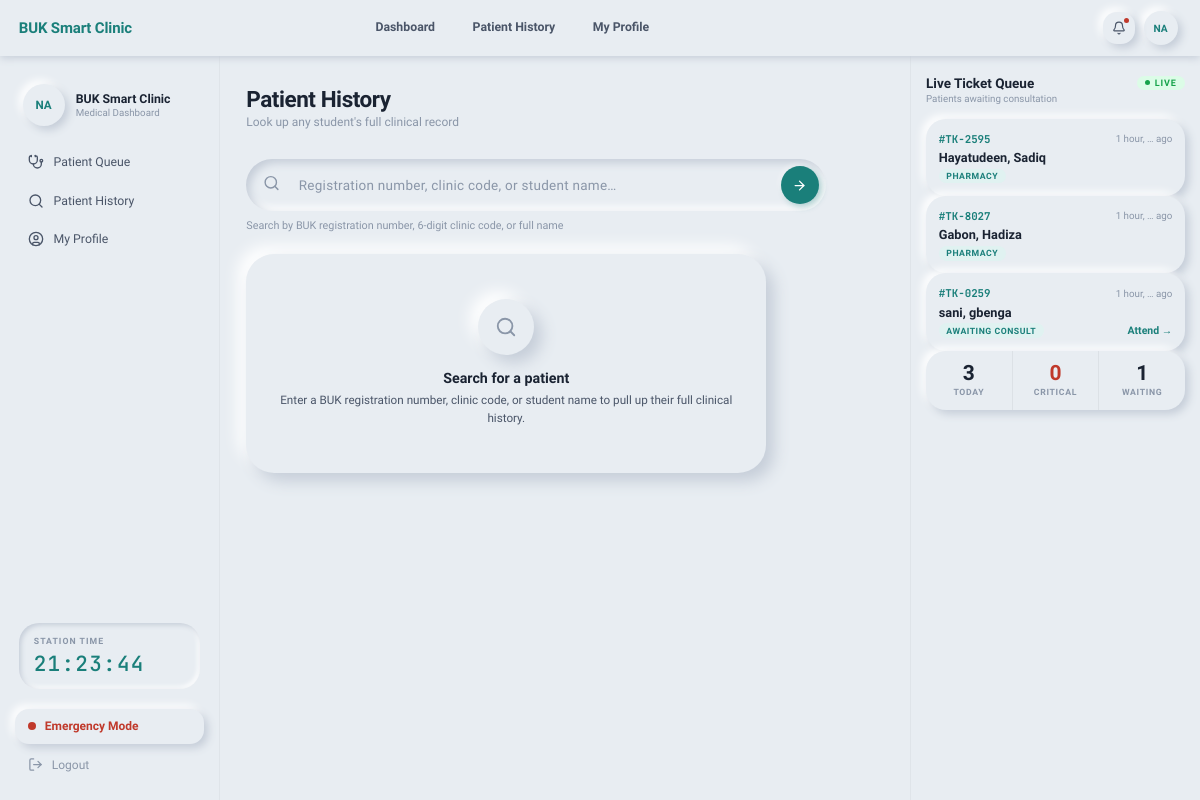
Before: /doctor/patients/search/ (signed in) with the older database file.
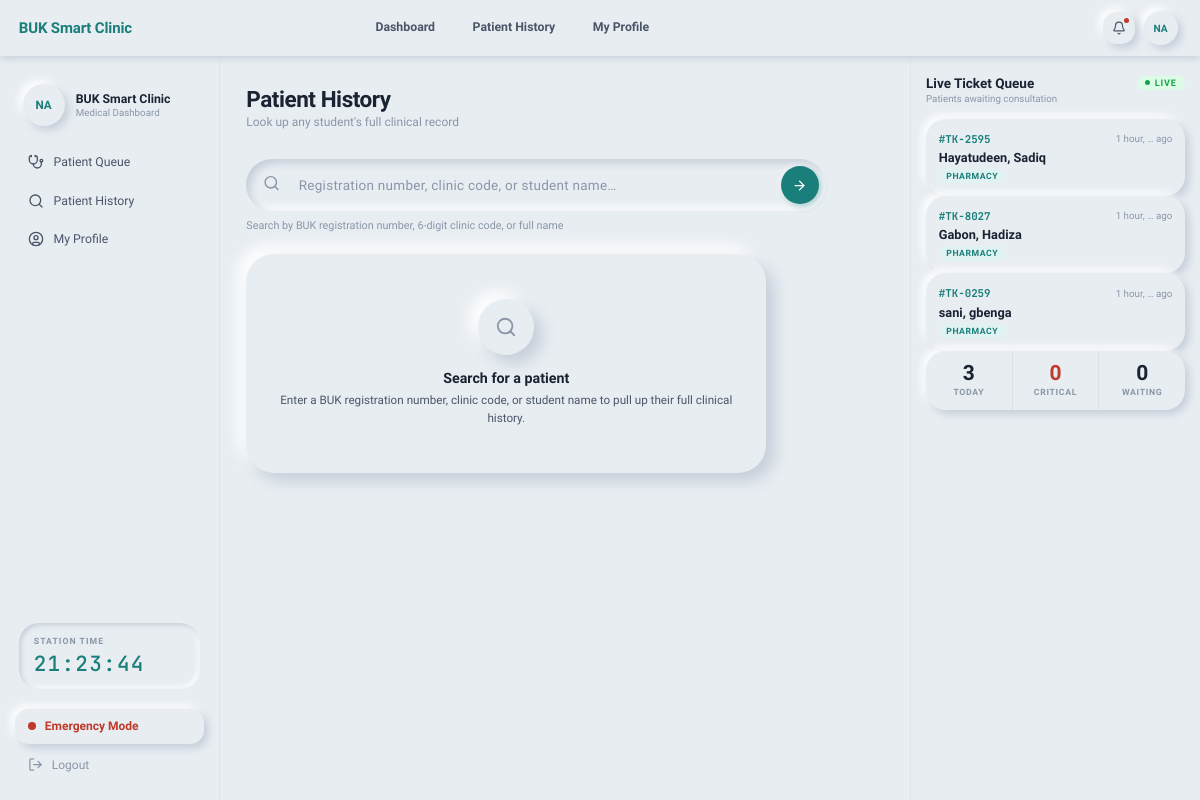
After: the same page with the newer database file.
### apps/clinic/models.py (models this page shows, shortened)
class Encounter(models.Model):
    class Status(models.TextChoices):
        RECEPTION    = "RECEPTION",    "Awaiting Vitals"
        TRIAGE       = "TRIAGE",       "Awaiting Consultation"
        CONSULTATION = "CONSULTATION", "With Doctor"
        LABORATORY   = "LAB",          "In Laboratory"
        PHARMACY     = "PHARMACY",     "Awaiting Medication"
        CLOSED       = "CLOSED",       "Completed"
        EMERGENCY    = "EMERGENCY",    "Emergency"
    class Priority(models.IntegerChoices):
        NORMAL    = 1, "Normal"
        URGENT    = 2, "Urgent"
        EMERGENCY = 3, "Emergency"
    patient  = models.ForeignKey(Patient, on_delete=models.CASCADE, related_name="encounters")
    visit_id = models.UUIDField(default=uuid.uuid4, editable=False, unique=True)
    status   = models.CharField(max_length=20, choices=Status.choices, default=Status.RECEPTION)
    priority = models.IntegerField(choices=Priority.choices, default=Priority.NORMAL)
    temperature    = models.DecimalField(max_digits=4, decimal_places=1, null=True, blank=True)
    weight         = models.DecimalField(max_digits=5, decimal_places=2, null=True, blank=True)
    blood_pressure = models.CharField(max_length=20, blank=True, null=True)
    heart_rate     = models.IntegerField(null=True, blank=True)
    spo2           = models.IntegerField(null=True, blank=True, help_text="Blood oxygen saturation %")
    triage_notes   = models.TextField(blank=True)
    chief_complaint = models.TextField(blank=True)
    clinical_notes  = models.TextField(blank=True)
    diagnosis       = models.TextField(blank=True)
    doctor_assigned = models.ForeignKey(
        settings.AUTH_USER_MODEL,
        on_delete=models.SET_NULL, null=True, blank=True,
        related_name="doctor_encounters",
        limit_choices_to={"role": "DOCTOR"},
    )
    checked_in_by = models.ForeignKey(
        settings.AUTH_USER_MODEL,
        on_delete=models.SET_NULL, null=True, blank=True,
        related_name="checkins_done",
    )
    created_at = models.DateTimeField(auto_now_add=True)
    closed_at  = models.DateTimeField(null=True, blank=True)
    class Meta:
        ordering = ["-priority", "created_at"]
    @property
    def ticket_number(self):
        n = str(self.visit_id.int)[-4:]
        return f"#TK-{n}"

class Patient(models.Model):
    GENDER_CHOICES = [("M", "Male"), ("F", "Female")]
    first_name    = models.CharField(max_length=255)
    middle_name   = models.CharField(max_length=255, blank=True)
    last_name     = models.CharField(max_length=255)
    reg_number    = models.CharField(max_length=30, unique=True)
    gender        = models.CharField(max_length=1, choices=GENDER_CHOICES, blank=True)
    date_of_birth = models.DateField(null=True, blank=True)
    clinic_code   = models.CharField(max_length=6, blank=True, unique=True)
    phone_number  = models.CharField(max_length=20, blank=True)
    email         = models.EmailField(blank=True)
    faculty    = models.CharField(max_length=100, blank=True)
    department = models.CharField(max_length=100, blank=True)
    level      = models.IntegerField(null=True, blank=True)
    address    = models.TextField(blank=True)
    blood_group     = models.CharField(max_length=5, blank=True)
    genotype        = models.CharField(max_length=5, blank=True)
    allergies       = models.TextField(blank=True)
    medical_history = models.TextField(blank=True)
    next_of_kin_name  = models.CharField(max_length=255, blank=True)
    next_of_kin_phone = models.CharField(max_length=20, blank=True)
    photo        = models.ImageField(upload_to="patients/photos/", null=True, blank=True)
    sif_document = models.FileField(
        upload_to="patients/sif/",
        null=True, blank=True,
        help_text="Student Information Form — PDF or image"
    )
    created_at = models.DateTimeField(auto_now_add=True)
    updated_at = models.DateTimeField(auto_now=True)
    class Meta:
        ordering = ["last_name", "first_name"]

### apps/clinic/views.py (the view)
# urls.py: path("doctor/patients/search/", views.doctor_patient_search_view, name="doctor_patient_search"),
@login_required(login_url="clinic:login")
def doctor_patient_search_view(request):
    if not _require_doctor(request):
        raise PermissionDenied()
    q = request.GET.get("q", "").strip()
    patients = []
    patients = Patient.objects.filter(
        Q(reg_number__icontains=q) |
        Q(clinic_code__iexact=q) |
        Q(first_name__icontains=q) |
        Q(last_name__icontains=q)
    ).order_by("last_name")
    ctx = _doctor_ctx(request)
    ctx.update({
        "patients": patients,
        "query": q,
        "active_nav": "patient",
    })
    return render(request, "doctor/patient_search.html", ctx)

### apps/clinic/views.py (called while the page is built)
def _doctor_queue_stats():
    today = timezone.now().date()
    return {
        "today": Encounter.objects.filter(created_at__date=today).count(),
        "critical": Encounter.objects.filter(priority=Encounter.Priority.EMERGENCY)
        .exclude(status=Encounter.Status.CLOSED)
        .count(),
        "waiting": Encounter.objects.filter(status=Encounter.Status.TRIAGE).count(),
    }

def _doctor_live_queue():
    return (
        Encounter.objects.select_related("patient")
        .exclude(status__in=[Encounter.Status.CLOSED])
        .order_by("-priority", "created_at")[:20]
    )

def _doctor_ctx(request):
    return {
        "queue_stats": _doctor_queue_stats(),
        "live_queue": _doctor_live_queue(),
        "today": timezone.now().date(),
    }

def _require_doctor(request):
    if not request.user.is_authenticated:
        return False
    return getattr(request.user, "role", "") in ("DOCTOR", "ADMIN")

### apps/clinic/templates/doctor/patient_search.html (shortened to what this page needs)
{% extends "doctor/base.html" %}
{% block content %}
<div class="search-header">
  <h1 class="page-title">Patient History</h1>
  <p class="page-sub">Look up any student's full clinical record</p>
</div>
<form method="GET" action="{% url 'clinic:doctor_patient_search' %}">
  <div class="search-bar-wrap">
    <span class="search-ico"></span>
    <input
      class="search-bar"
      type="search"
      name="q"
      value="{{ query }}"
      autocomplete="off"
      spellcheck="false"
      placeholder="Registration number, clinic code, or student name…"
      autofocus
    >
    <button type="submit" class="search-submit">
      <i data-lucide="arrow-right" style="width:15px;height:15px;"></i>
    </button>
  </div>
  <div class="search-hint">Search by BUK registration number, 6-digit clinic code, or full name</div>
</form>
{% if query %}
  {% if patients %}
    <div class="results-count">
      Found <strong>{{ patients|length }} record{{ patients|length|pluralize }}</strong> matching "<strong>{{ query }}</strong>"
    </div>
    {% for patient in patients %}
    <div class="patient-result">
      <div class="pr-ava">
        {% if patient.photo %}
          <img src="{{ patient.photo.url }}" alt="">
        {% else %}
          {{ patient.initials }}
        {% endif %}
      </div>
      <div class="pr-body">
        <div class="pr-name">{{ patient.display_name }}</div>
        <div class="pr-meta">
          <span class="pr-reg">{{ patient.reg_number }}</span>
          {% if patient.faculty %}<span class="badge badge-teal">{{ patient.faculty }}</span>{% endif %}
          {% if patient.blood_group %}<span class="badge badge-teal">{{ patient.blood_group }}</span>{% endif %}
          {% if patient.allergies %}<span class="badge badge-red"><i data-lucide="triangle-alert" style="width:8px;height:8px;"></i> Allergies</span>{% endif %}
        </div>
      </div>
      <div class="pr-right">
        <span class="pr-visits">
          <i data-lucide="clock" style="width:11px;height:11px;vertical-align:middle;"></i>
          {{ patient.visit_count }} visit{{ patient.visit_count|pluralize }}
        </span>
        <a href="{% url 'clinic:doctor_patient_details' patient.pk %}" class="history-link">
          <i data-lucide="folder-open" style="width:13px;height:13px;"></i>
          View History
        </a>
      </div>
    </div>
    {% endfor %}
  {% else %}
    <div style="margin-top:1.5rem;">
      <div class="state-card">
        <div class="state-icon"><i data-lucide="user-x" style="width:22px;height:22px;"></i></div>
        <div class="state-title">No records found</div>
        <p class="state-sub">No patient matches "<strong>{{ query }}</strong>".<br>Try a different name or registration number.</p>
      </div>
    </div>
  {% endif %}
{% else %}
  <div style="margin-top:1.5rem;">
    <div class="state-card">
      <div class="state-icon"><i data-lucide="search" style="width:22px;height:22px;"></i></div>
      <div class="state-title">Search for a patient</div>
      <p class="state-sub">Enter a BUK registration number, clinic code, or student name to pull up their full clinical history.</p>
    </div>
  </div>
{% endif %}
{% endblock %}

### apps/clinic/templates/doctor/partials/live_queue.html
{% for encounter in live_queue %}
<div class="q-ticket {% if encounter.priority == 3 %}emergency{% endif %} fade-up">
  <div class="qt-row1">
    <span class="qt-id {% if encounter.priority == 3 %}emg{% endif %}">{{ encounter.ticket_number }}</span>
    <span class="qt-age">{{ encounter.created_at|timesince|truncatewords:2 }} ago</span>
  </div>
  <div class="qt-name">{{ encounter.patient.last_name }}, {{ encounter.patient.first_name }}</div>
  <div class="qt-row3">
    <div style="display:flex;align-items:center;gap:0.4rem;">
      {% if encounter.priority == 3 %}
        <span class="qt-badge badge-critical">Emergency</span>
      {% elif encounter.status == 'TRIAGE' %}
        <span class="qt-badge badge-triage">Awaiting consult</span>
      {% elif encounter.status == 'CONSULTATION' %}
        <span class="qt-badge" style="background:var(--blue-light);color:var(--blue);">In consult</span>
      {% elif encounter.status == 'LAB' %}
        <span class="qt-badge" style="background:var(--amber-light);color:var(--amber);">At lab</span>
      {% elif encounter.status == 'PHARMACY' %}
        <span class="qt-badge badge-teal">Pharmacy</span>
      {% elif encounter.status == 'CLOSED' %}
        <span class="qt-badge badge-done">Done</span>
      {% else %}
        <span class="qt-badge badge-triage">{{ encounter.get_status_display }}</span>
      {% endif %}
    </div>
    {% if encounter.status == 'TRIAGE' or encounter.status == 'EMERGENCY' %}
      <a href="{% url 'clinic:doctor_consultation' encounter.pk %}" class="qt-action-link">
        Attend →
      </a>
    {% endif %}
  </div>
</div>
{% empty %}
<div style="padding:1.5rem 0;text-align:center;font-size:0.75rem;color:var(--text-3);">
  <i data-lucide="inbox" style="width:22px;height:22px;display:block;margin:0 auto 0.4rem;opacity:0.35;"></i>
  No active tickets
</div>
{% endfor %}
<div class="queue-stats-row">
  <div class="qs-stat">
    <div class="qs-val">{{ queue_stats.today }}</div>
    <div class="qs-lbl">Today</div>
  </div>
  <div class="qs-stat">
    <div class="qs-val red">{{ queue_stats.critical }}</div>
    <div class="qs-lbl">Critical</div>
  </div>
  <div class="qs-stat">
    <div class="qs-val">{{ queue_stats.waiting }}</div>
    <div class="qs-lbl">Waiting</div>
  </div>
</div>

Changed rows visible on the page:
changed Encounter "#TK-0259": status "AWAITING CONSULT Attend →" → "PHARMACY"
Other visible differences:
{{ queue_stats.waiting }}: "1" → "0"
